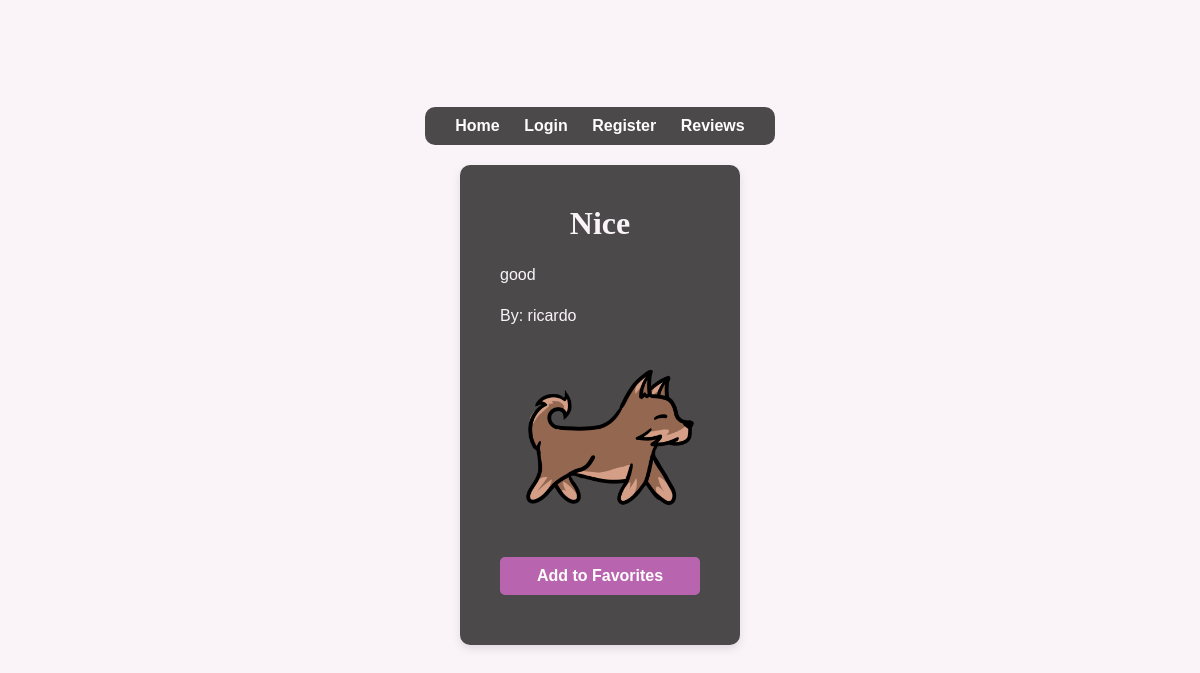
Before: /users/review/4/ with the older database file.
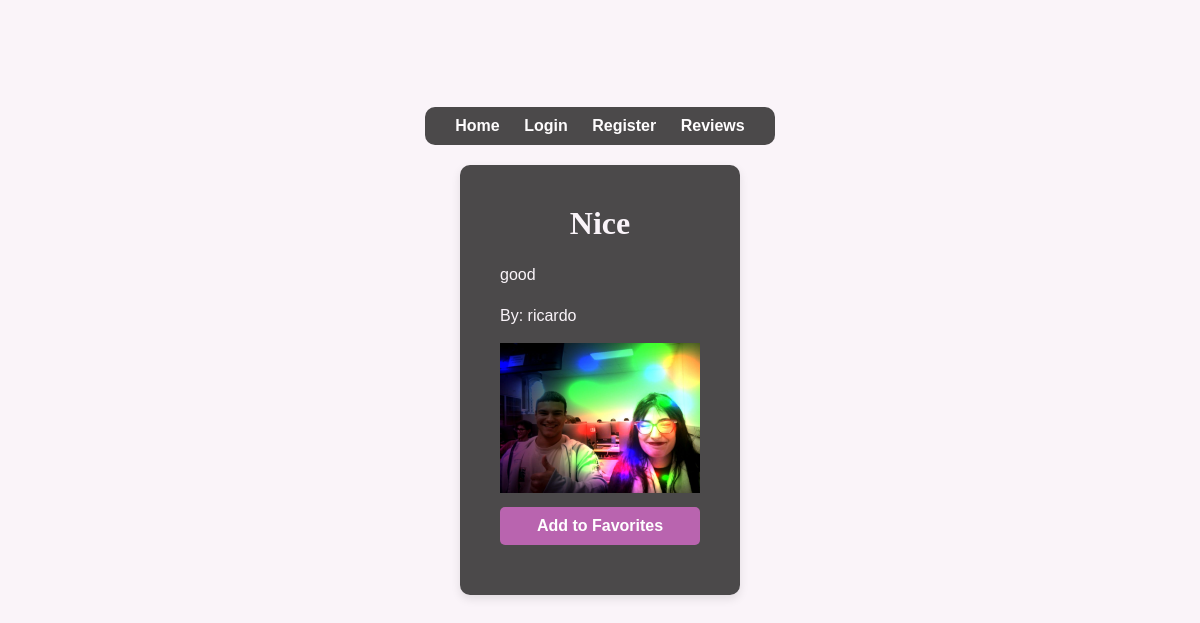
After: the same page with the newer database file.
### users/models.py (models this page shows, shortened)
class Review(models.Model):
    user = models.ForeignKey(User, on_delete=models.CASCADE)
    title = models.CharField(max_length=200)
    content = models.TextField()
    image = models.ImageField(upload_to='uploads/', blank=True, null=True)
    created_at = models.DateTimeField(auto_now_add=True)

### users/views.py (the view)
# urls.py: path('review/<int:pk>/', SingleReviewView.as_view(), name='single_review'),
class SingleReviewView(DetailView):
    template_name = "users/single_review.html"
    model = Review
    def get_context_data(self, **kwargs):
        context = super().get_context_data(**kwargs)
        loaded_review = self.object  # obtiene la reseña actual
        request = self.request
        favorite_id = request.session.get("favorite_review")  # obtiene el ID de la reseña favorita almacenada en la sesión
        context["is_favorite"] = favorite_id == str(loaded_review.id)  # comprueba si la reseña actual es la favorita del usuario
        return context

### users/templates/users/single_review.html (shortened to what this page needs)
{% extends "users/base_users.html" %}
{% block content %}
<div class="login-container">
  <h1>{{ review.title }}</h1>
  <p>{{ review.content }}</p>
  <p>By: {{ review.user.username }}</p>
  {% if review.image %}
    <img src="{{ review.image.url }}" alt="{{ review.title }}" class="review-image">
  {% endif %}
  <form method="post" action="{% url 'add_favorite' %}">
    {% if is_favorite %}
        <p>★ favorite review</p>
      <button type="submit" class="btn">Remove from Favorites</button>
    {% else %}
      <button type="submit" class="btn">Add to Favorites</button>
    {% endif %}
  </form>
</div>
{% endblock %}

Changed rows visible on the page:
changed Review "Nice": image: a different picture
